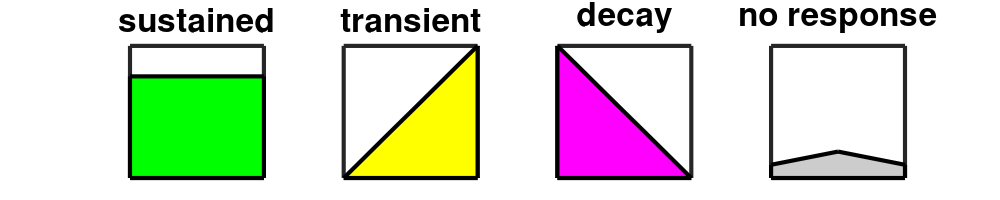

Write MATLAB code to recreate this figure.

% LegendCyto is a small script to create the Legend for the Signals (phosphos)
%
%
%--------------------------------------------------------------------------
% INPUTS
% 
%  None
%
% OUTPUTS
%
%  None
%
%
%--------------------------------------------------------------------------
% EXAMPLE:
% LegendCyto;
%
%--------------------------------------------------------------------------
% TODO:
%
% -
%

%--------------------------------------------------------------------------
% Copyright 2007 President and Fellow of Harvard College
%
%
%  This file is part of SBPipeline.
%
%    SBPipeline is free software; you can redistribute it and/or modify
%    it under the terms of the GNU Lesser General Public License as published by
%    the Free Software Foundation; either version 3 of the License, or
%    (at your option) any later version.
%
%    SBPipeline is distributed in the hope that it will be useful,
%    but WITHOUT ANY WARRANTY; without even the implied warranty of
%    MERCHANTABILITY or FITNESS FOR A PARTICULAR PURPOSE.  See the
%    GNU Lesser General Public License for more details.
%
%    You should have received a copy of the GNU Lesser General Public License
%    along with this program.  If not, see <http://www.gnu.org/licenses/>.
%
%    Contact: Julio Saez-Rodriguez       Arthur Goldsipe
%    SBPipeline.harvard.edu%
%Legend for PlotAllCytoCompact
figure('Name','Legend','Toolbar','None','NumberTitle','off');
set(gcf,'DefaultLineLineWidth',4,'DefaultAxesLineWidth',3,'DefaultAxesFontSize',12)%,'DefaultAxesFontWeight','bold');
subplot(1,4,1),fill([0 0 1 1],[0 1 1 0], [0 1 0],'LineWidth',3)
title('sustained','FontSize',24)
ylim([0 1.3])
set(gca,'YTickLabel',{})
set(gca,'YTick',[])
set(gca,'XTickLabel',{})
subplot(1,4,2),fill([0 0 1 1],[0 0 1 0], [1 1 0],'LineWidth',3)
title('transient','FontSize',24)
set(gca,'YTickLabel',{})
set(gca,'XTickLabel',{})
set(gca,'YTick',[])
subplot(1,4,3),fill([0 0 1 1],[0 1 0 0], [1 0 1],'LineWidth',3)
title('decay','FontSize',24)
set(gca,'YTickLabel',{})
set(gca,'XTickLabel',{})
set(gca,'YTick',[])
subplot(1,4,4),fill([0 0 1 2 2],[0 0.1 0.2 0.1 0], [.8 .8 .8],'LineWidth',3)
ylim([0 1])
title('no response','FontSize',24)
set(gca,'YTickLabel',{})
set(gca,'XTickLabel',{})
set(gca,'YTick',[])
set(gcf, 'PaperPositionMode', 'manual');    set(gcf, 'PaperUnits', 'inches');
set(gcf, 'PaperPosition', [.1 1 10 2]);   %defines size of exported plot
set(gcf,'Position',[1000  0   500  100])








